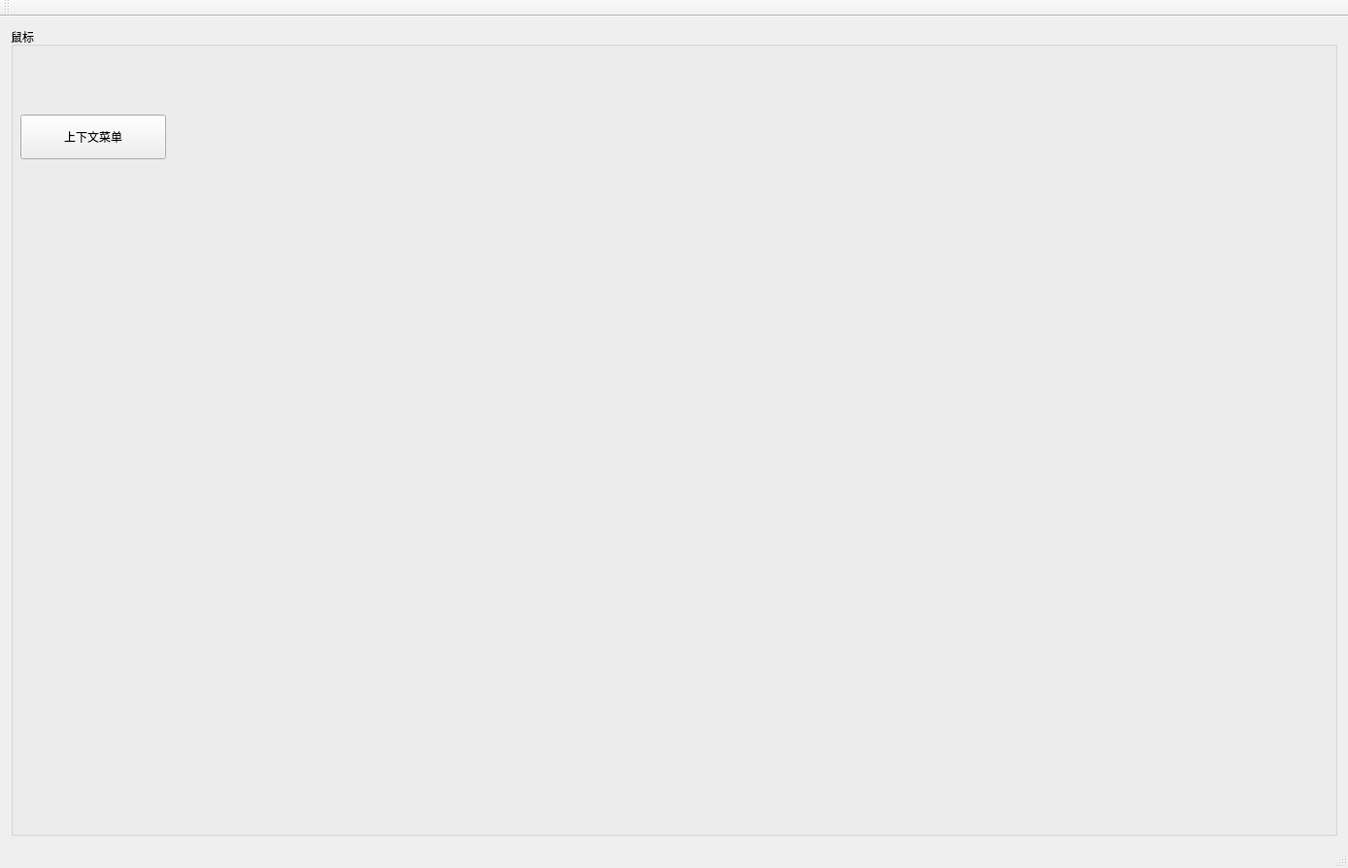
<?xml version="1.0" encoding="UTF-8"?>
<ui version="4.0">
 <class>QtWidgetClass</class>
 <widget class="QMainWindow" name="QtWidgetClass">
  <property name="geometry">
   <rect>
    <x>0</x>
    <y>0</y>
    <width>1388</width>
    <height>894</height>
   </rect>
  </property>
  <property name="windowTitle">
   <string>QtWidget</string>
  </property>
  <widget class="QWidget" name="centralWidget">
   <layout class="QVBoxLayout" name="verticalLayout">
    <item>
     <widget class="QGroupBox" name="groupBox">
      <property name="title">
       <string>鼠标</string>
      </property>
      <widget class="QPushButton" name="btn_openContent">
       <property name="geometry">
        <rect>
         <x>10</x>
         <y>90</y>
         <width>150</width>
         <height>46</height>
        </rect>
       </property>
       <property name="text">
        <string>上下文菜单</string>
       </property>
      </widget>
     </widget>
    </item>
   </layout>
  </widget>
  <widget class="QMenuBar" name="menuBar">
   <property name="geometry">
    <rect>
     <x>0</x>
     <y>0</y>
     <width>1388</width>
     <height>37</height>
    </rect>
   </property>
  </widget>
  <widget class="QToolBar" name="mainToolBar">
   <attribute name="toolBarArea">
    <enum>TopToolBarArea</enum>
   </attribute>
   <attribute name="toolBarBreak">
    <bool>false</bool>
   </attribute>
  </widget>
  <widget class="QStatusBar" name="statusBar"/>
 </widget>
 <layoutdefault spacing="6" margin="11"/>
 <resources>
  <include location="QtWidget.qrc"/>
 </resources>
 <connections/>
</ui>
